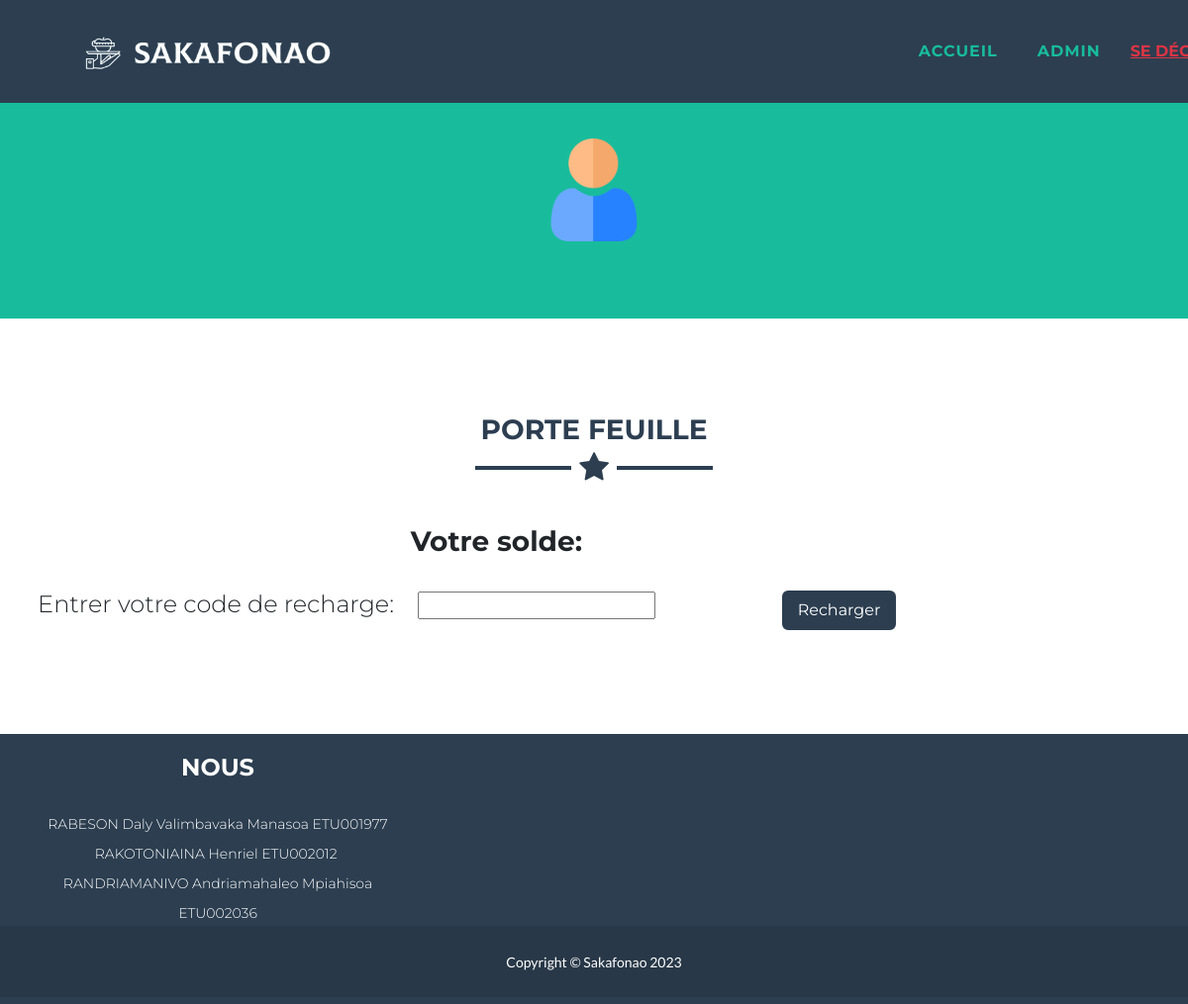
Page /index.php/argent_c on the earlier database version.
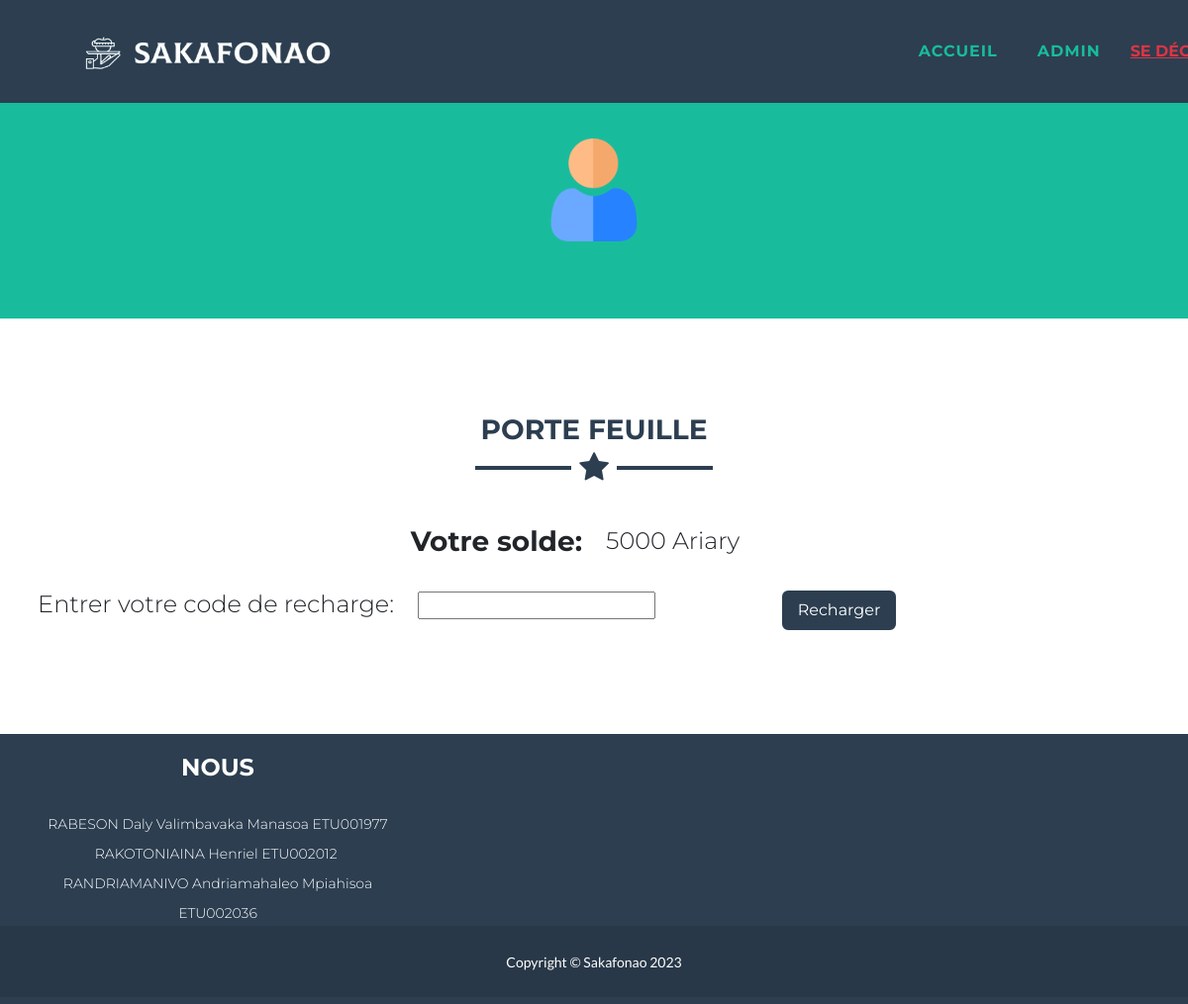
Same page on the later database version.
### tables this page shows
create table portefeuille
(
    id int not null primary key auto_increment ,
    idUtilisateur int ,
    vola int ,
    FOREIGN KEY (idUtilisateur) REFERENCES users(id)
);

### application/views/template.php (called while the page is built)
<?php
    $this->load->view($content);
?>

### application/controllers/Argent_C.php (called while the page is built, shortened)
<?php
class Argent_C extends CI_Controller {
	public function __construct()
	{
		$this->load->model('Argent_M');
		$this->load->model('Login_M');
        $this->load->model('Accueil_M');
        $this->load->library('form_validation');
        $this->load->library('session');
    }
    public function index()
    {
        $data = array();
        $data['user'] = $this->session->user;
        $data['vola'] = $this->Argent_M->getVola(2);
        $data['content'] = 'porte_feuille';
        $this->load->view('template', $data);
    }
}

### index.php (called while the page is built, shortened)
<?php
require_once BASEPATH.'core/CodeIgniter.php';

### application/models/Argent_M.php (called while the page is built, shortened)
<?php
class Argent_M extends CI_Model {
    public function getVola($id){
        $sql = 'SELECT * FROM portefeuille WHERE idUtilisateur = %d';
        $sql = sprintf($sql, $this->db->escape($id));
        $query=$this->db->query($sql);
        return $query->result_array();
    }
}

### application/views/porte_feuille.php (the view, shortened to what this page needs)
<!DOCTYPE html>
<html lang="fr">
<head>
    <link rel="stylesheet" href="<?php echo base_url('assets/accueil_template/assets/bootstrap/css/bootstrap.min.css'); ?>">
    <link rel="stylesheet" href="<?php echo base_url('assets/accueil_template/assets/fonts/font-awesome.min.css'); ?>">
</head>
<body id="page-top" data-bs-spy="scroll" data-bs-target="#mainNav" data-bs-offset="72">
    <nav class="navbar navbar-light navbar-expand-lg fixed-top bg-secondary text-uppercase" id="mainNav">
        <div class="container">
            <div class="collapse navbar-collapse" id="navbarResponsive" style="padding-right: 0px;">
                <picture><img src="<?php echo base_url('assets/accueil_template/assets/img/default-removebg-preview.png'); ?>" style="margin-bottom: -190px;margin-top: -188px;padding-bottom: 0px;padding-right: 0px;margin-right: 0px;" width="336" height="309"></picture>
                <ul class="navbar-nav ms-auto">
                    <li class="nav-item mx-0 mx-lg-1"><a class="nav-link link-primary py-3 px-0 px-lg-3 rounded" href="<?php echo base_url("Accueil_C/index"); ?>">Accueil</a></li>
                    <li class="nav-item mx-0 mx-lg-1"><a class="nav-link link-primary py-3 px-0 px-lg-3 rounded" href="<?php echo base_url("Admin_C/index"); ?>">Admin</a></li>
                </ul>
            </div>
            <a class="link-danger py-3 px-0 px-lg-3 rounded" href="<?php echo base_url("Login_C/logOut"); ?>" style="font-size: 16px;margin-left: -6px;padding-right: 0px;margin-right: -154px;">Se déconnecter</a>
        </div>
    </nav>
    <header class="text-center text-white bg-primary masthead">
        <div class="container" style="padding-bottom: 0px;margin-bottom: -66px;padding-top: 0px;margin-top: -62px;padding-right: 12px;"><img class="img-fluid d-block mx-auto mb-5" src="<?php echo base_url('assets/accueil_template/assets/img/profil.png'); ?>" width="104" height="104">
        </div>
    </header>
    <section id="portfolio" class="portfolio">
        <div class="container" style="padding-bottom: 0px;">
            <h3 class="text-uppercase text-center text-secondary" style="height: 12.5943px;">Porte feuille</h3>
            <hr class="star-dark mb-5" style="height: 11.9764px;padding-bottom: 0px;">
        </div>
        <div class="container" style="padding-top: 0px;">
            <div class="row">
                <div class="col-md-6">
                    <h3 style="text-align: right;">Votre solde:</h3>
                </div>
                <div class="col-md-6">
                    <?php foreach ($vola as $row): ?>
                    <h6 class="display-6" style="text-align: left;font-size: 24px;padding-top: 2px;"><?php echo $row['vola']; ?> Ariary</h6>
                    <?php endforeach ?>
                </div>
            </div>
        </div>
        <div class="container" style="margin-top: 25px;">
            <form id="rechargeForm" action="<?php echo base_url("Argent_C/traitement") ?>" method="post">
                <div class="row">
                    <div class="col-md-4">
                        <h1 class="display-6" style="font-size: 24px;text-align: right;margin-left: -44px;">Entrer votre code de recharge:</h1>
                    </div>
                    <div class="col-md-4 col-xxl-3">
                        <input id="codeRecharge" name="codeRecharge" type="number" style="font-family: Montserrat, sans-serif;width: 240.17px;padding-top: 9px;margin-bottom: -2px;height: 27.967px;margin-top: 1px;">
                    </div>
                        <button class="btn btn-secondary" data-bss-hover-animate="pulse" type="submit" style="font-family: Montserrat, sans-serif;width: 115.1132px;height: 32.9906px;margin-bottom: 9px;padding-bottom: 30px;">
                        Recharger</button>
                    </div>
                </div>
    </section>
    <footer class="text-center footer" style="padding-top: 20px;margin-bottom: -82px;">
        <div class="container">
            <div class="row">
                <div class="col-md-4 col-xxl-12">
                    <h4 class="text-uppercase mb-4">Nous</h4>
                    <p class="lead mb-0"><span style="font-size: 14px;font-family: Montserrat, sans-serif;">RABESON Daly Valimbavaka Manasoa ETU001977<br>RAKOTONIAINA Henriel ETU002012&nbsp;<br>RANDRIAMANIVO Andriamahaleo Mpiahisoa ETU002036<br></span></p>
                </div>
            </div>
        </div>
    </footer>
    <div class="text-center text-white copyright py-4" style="margin-top: 3px;">
        <div class="container"><small>Copyright ©&nbsp;Sakafonao 2023</small></div>
    </div>
</body>
</html>

Differences in the rows shown:
added portefeuille: vola "5000"
